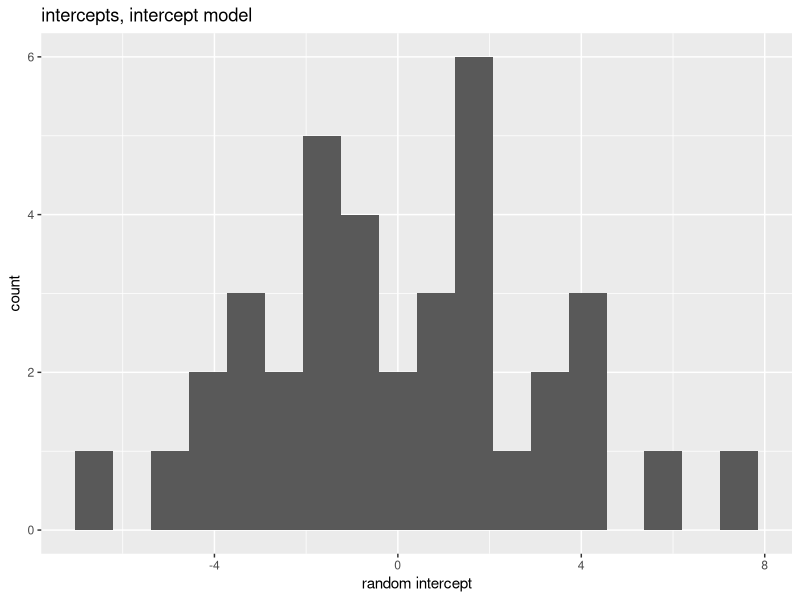
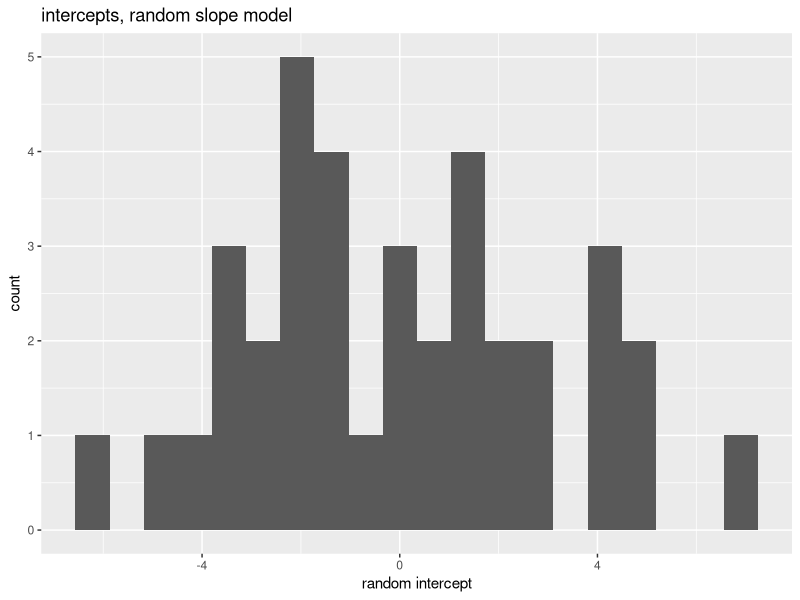
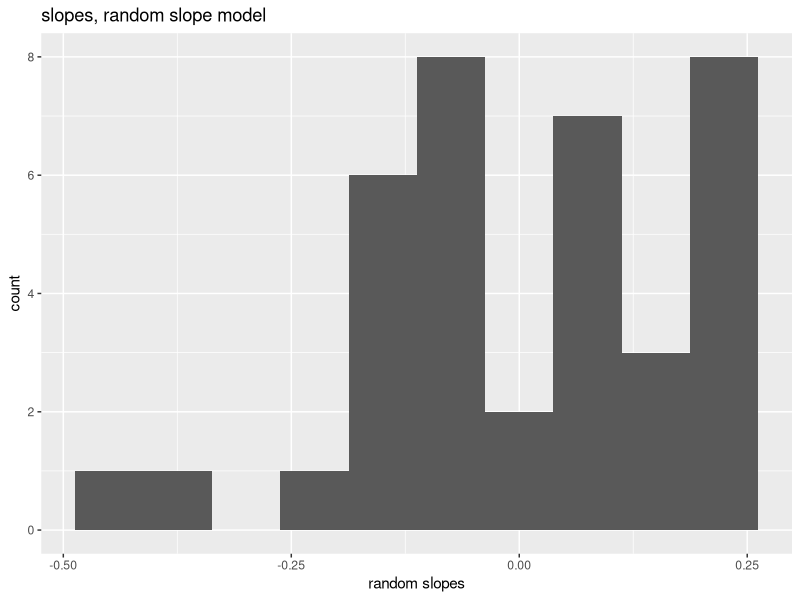

Generate these figures, in order, with R:
## ---- chunk 1
knitr::opts_chunk$set(echo = TRUE, include = TRUE, warning = FALSE)

library(haven)
library(lmerTest)
library(tidyverse)
library(patchwork)

data = read_dta('exercise_therapy.dta')

## ---- chunk 2
# Part A
model1 = lmer(y ~ (1 + time | id) + time + factor(trt), data = data)
output = summary(model1)
fixed = coef(output)

## ---- chunk 3
# Part B
int = 9.9760
slope = 0.0334
corr = -0.03

## ---- chunk 4
# Part C
model0 = lmer(y ~ (1  | id) + factor(trt) + time + factor(trt) * time , data = data)

p1 = tibble(intercept = ranef(model0)$id[["(Intercept)"]]) %>%
ggplot(aes(x = intercept)) + 
  geom_histogram(bins = 18) +
  labs(x = "random intercept", title = "intercepts, intercept model")

p1

## ---- chunk 5
p2 = tibble(intercept = ranef(model1)$id[["(Intercept)"]]) %>%
ggplot(aes(x = intercept)) + 
  geom_histogram(bins = 20) +
  labs(x = "random intercept", title = "intercepts, random slope model")

p2

## ---- chunk 6
p3 = tibble(intercept = ranef(model1)$id[["time"]]) %>%
ggplot(aes(x = intercept)) + 
  geom_histogram(bins = 10) +
  labs(x = "random slopes", title = "slopes, random slope model")

p3
